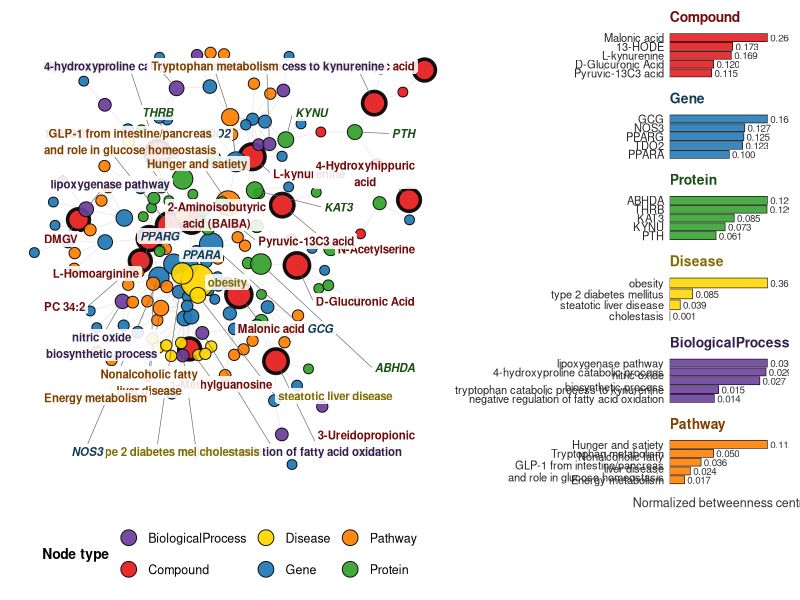

The R source for this figure:
library(ggplot2)
library(dplyr)
library(ggrepel)
library(igraph)
library(here)
library(patchwork)

setwd(here::here("figures/Fig2d_expanded"))

nodes <- read.csv("curated_nodes_enriched.csv", stringsAsFactors = FALSE)
edges <- read.csv("curated_edges.csv",          stringsAsFactors = FALSE)

valid <- nodes$node_id
edges <- edges %>% filter(source %in% valid & target %in% valid)
nodes <- nodes %>% filter(node_id %in% union(edges$source, edges$target))

nodes$display_name <- ifelse(nodes$node_type == "Protein",
                             sub("_[A-Z0-9]+$", "", nodes$name),
                             nodes$name)
nodes$betweenness <- as.numeric(nodes$betweenness)
nodes$degree      <- as.numeric(nodes$degree)

# ====================== NETWORK PANEL ======================
g <- graph_from_data_frame(d = edges %>% select(source, target),
                           directed = FALSE,
                           vertices = data.frame(name = nodes$node_id))

set.seed(45)
# Kamada-Kawai spreads heterogeneous KGs better than FR; then scale for extra breathing room
layout_coords <- layout_with_kk(g, maxiter = 1000 * vcount(g))
# Re-centre and rescale to [-1, 1] * 3.2 to give ggrepel and patchwork real space
layout_coords <- scale(layout_coords, center = TRUE, scale = FALSE)
rng <- max(abs(layout_coords))
layout_coords <- layout_coords / rng * 3.2
nodes$x <- layout_coords[, 1]; nodes$y <- layout_coords[, 2]

# All nodes are circles; MetRS compounds distinguished by a thicker outline
nodes$shape_code   <- 21
nodes$stroke_width <- ifelse(nodes$is_metrs == "TRUE", 1.8, 0.5)

# Size scales with betweenness, plus MetRS size floor
nodes$node_size <- case_when(
  nodes$is_metrs == "TRUE"                ~ pmin(10, 5.5 + sqrt(nodes$degree) * 0.7),
  nodes$node_type %in% c("Disease",
                         "BiologicalProcess",
                         "Pathway")       ~ pmin(11, 3.5 + 40 * nodes$betweenness),
  nodes$node_type == "Protein"            ~ pmin(10, 3 + 28 * nodes$betweenness),
  nodes$node_type == "Gene"               ~ pmin(10, 3 + 28 * nodes$betweenness),
  TRUE                                    ~ 3
)

color_map <- c("Compound" = "#E31A1C", "Gene" = "#1F78B4", "Protein" = "#33A02C",
               "Pathway"  = "#FF7F00", "BiologicalProcess" = "#6A3D9A", "Disease" = "#FFD700")
darken <- function(col, f=0.5) { v <- col2rgb(col)/255 * f; rgb(v[1], v[2], v[3]) }
dark_map <- setNames(sapply(color_map, darken), names(color_map))

edges_plot <- edges %>%
  left_join(nodes %>% select(node_id, x, y), by = c("source" = "node_id")) %>%
  rename(x_start = x, y_start = y) %>%
  left_join(nodes %>% select(node_id, x, y), by = c("target" = "node_id")) %>%
  rename(x_end = x, y_end = y) %>%
  filter(!is.na(x_start) & !is.na(y_start) & !is.na(x_end) & !is.na(y_end))

# ---- Labels: MetRS (15) + every node that appears in a bar chart (top-5 per type by betweenness) ----
top5 <- nodes %>% filter(betweenness > 0) %>%
        group_by(node_type) %>%
        arrange(desc(betweenness), desc(degree)) %>%
        slice_head(n = 5) %>% ungroup()

nodes_labeled <- bind_rows(
  nodes %>% filter(is_metrs == "TRUE"),
  top5
) %>% distinct(node_id, .keep_all = TRUE) %>%
  mutate(label_face = ifelse(node_type %in% c("Gene","Protein"),
                             "bold.italic", "bold"))

p_net <- ggplot() +
  geom_segment(data = edges_plot,
               aes(x = x_start, y = y_start, xend = x_end, yend = y_end),
               color = "gray78", alpha = 0.5, linewidth = 0.22) +
  geom_point(data = nodes,
             aes(x = x, y = y, fill = node_type, size = node_size),
             shape = 21, color = "black", stroke = nodes$stroke_width, alpha = 0.92) +
  geom_label_repel(data = nodes_labeled,
                   aes(x = x, y = y, label = display_name,
                       color = node_type, fontface = label_face),
                   size = 2.9,
                   fill = alpha("white", 0.88),
                   label.size = 0,
                   label.padding = unit(0.16, "lines"),
                   max.overlaps = Inf,
                   box.padding = 1.3, point.padding = 0.55,
                   segment.color = "gray40", segment.size = 0.22,
                   min.segment.length = 0,
                   force = 10, force_pull = 0.25,
                   max.iter = 80000, max.time = 20, seed = 42) +
  scale_size_identity() +
  scale_fill_manual(name = "Node type", values = color_map,
                    guide = guide_legend(override.aes = list(shape = 21, size = 5))) +
  scale_color_manual(values = dark_map, guide = "none") +
  theme_minimal() +
  theme(
    panel.background = element_rect(fill = "white", color = NA),
    plot.background  = element_rect(fill = "white", color = NA),
    panel.grid = element_blank(),
    axis.text = element_blank(), axis.title = element_blank(), axis.ticks = element_blank(),
    legend.position    = "bottom",
    legend.direction   = "horizontal",
    legend.box         = "horizontal",
    legend.box.spacing = unit(0.2, "cm"),
    legend.background  = element_blank(),
    legend.key         = element_rect(fill = "white", color = NA),
    legend.title       = element_text(size = 10, face = "bold"),
    legend.text        = element_text(size = 9),
    # Minimal right margin so the bar panel sits close to the graph
    plot.margin        = margin(6, 2, 6, 6)
  )

# ====================== BAR PANEL ======================
type_order <- c("Compound", "Gene", "Protein", "Disease", "BiologicalProcess", "Pathway")

# Per-panel x-scale — top bar reaches the right edge of its panel.
# Single x-axis title is printed once at the bottom of the column.
make_bar <- function(tp, max_n = 5, show_x_title = FALSE) {
  sub <- nodes %>%
    filter(node_type == tp, betweenness > 0) %>%
    arrange(desc(betweenness), desc(degree)) %>%
    head(max_n) %>%
    mutate(display_name = factor(display_name, levels = rev(display_name)))
  if (nrow(sub) == 0) return(ggplot() + theme_void() +
                             labs(title = tp) +
                             theme(plot.title = element_text(size = 10, face = "bold",
                                                             color = dark_map[tp])))
  panel_max <- max(sub$betweenness) * 1.22   # leave room for numeric label on top bar
  ggplot(sub, aes(x = betweenness, y = display_name)) +
    geom_col(fill = color_map[tp], alpha = 0.88, color = "black", linewidth = 0.2) +
    geom_text(aes(label = sprintf("%.3f", betweenness)),
              hjust = -0.12, size = 2.5, color = "gray20") +
    scale_x_continuous(limits = c(0, panel_max),
                       expand = c(0, 0)) +
    labs(title = tp,
         x = if (show_x_title) "Normalized betweenness centrality" else NULL,
         y = NULL) +
    theme_minimal(base_size = 9) +
    theme(
      plot.title         = element_text(size = 10, face = "bold", color = dark_map[tp]),
      # Remove all grid lines inside the bar panel
      panel.grid         = element_blank(),
      axis.text.y        = element_text(size = 8, color = "gray15"),
      axis.text.x        = element_blank(),
      axis.ticks.x       = element_blank(),
      axis.title.x       = if (show_x_title) element_text(size = 9, color = "gray20",
                                                          margin = margin(t = 6))
                           else element_blank(),
      plot.margin        = margin(3, 4, 3, 2)
    )
}

# Only the last (bottom) panel shows the x-axis text and title — all panels share limits
bar_plots <- lapply(seq_along(type_order), function(i) {
  make_bar(type_order[i], show_x_title = (i == length(type_order)))
})
bars <- wrap_plots(bar_plots, ncol = 1) +
  plot_annotation(
    title    = "Top-5 bridge nodes per type",
    subtitle = "Normalized betweenness centrality (Freeman 1977; network-medicine standard, Barabási 2011)",
    theme    = theme(plot.title    = element_text(size = 11, face = "bold"),
                     plot.subtitle = element_text(size = 7.5, color = "gray45"))
  )

# ====================== COMPOSE ======================
final <- p_net + bars +
  plot_layout(widths = c(3.6, 1)) &
  theme(plot.margin = margin(4, 4, 4, 4))

ggsave("fig2d_curated_v5.png", final, width = 18, height = 11, dpi = 800, bg = "white")
